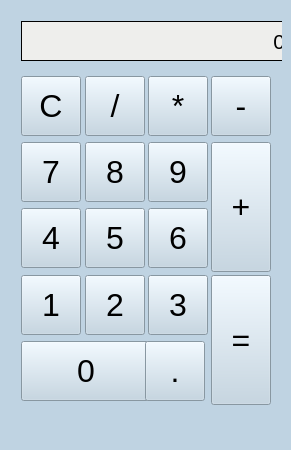
<?xml version="1.0" encoding="UTF-8"?>
<ui version="4.0">
 <class>Calculator</class>
 <widget class="QMainWindow" name="Calculator">
  <property name="geometry">
   <rect>
    <x>0</x>
    <y>0</y>
    <width>291</width>
    <height>450</height>
   </rect>
  </property>
  <property name="windowTitle">
   <string>Calculator</string>
  </property>
  <property name="styleSheet">
   <string notr="true">background-color: rgb(191, 211, 226);</string>
  </property>
  <widget class="QWidget" name="centralWidget">
   <widget class="QWidget" name="">
    <property name="geometry">
     <rect>
      <x>10</x>
      <y>10</y>
      <width>272</width>
      <height>403</height>
     </rect>
    </property>
    <layout class="QVBoxLayout" name="verticalLayout_4">
     <property name="spacing">
      <number>15</number>
     </property>
     <item>
      <widget class="QLabel" name="lDisplay">
       <property name="minimumSize">
        <size>
         <width>270</width>
         <height>40</height>
        </size>
       </property>
       <property name="maximumSize">
        <size>
         <width>270</width>
         <height>40</height>
        </size>
       </property>
       <property name="font">
        <font>
         <pointsize>16</pointsize>
        </font>
       </property>
       <property name="styleSheet">
        <string notr="true">background-color: rgb(238, 238, 236);
border-color: rgb(32, 74, 135);</string>
       </property>
       <property name="frameShape">
        <enum>QFrame::Box</enum>
       </property>
       <property name="text">
        <string>0</string>
       </property>
       <property name="alignment">
        <set>Qt::AlignRight|Qt::AlignTrailing|Qt::AlignVCenter</set>
       </property>
      </widget>
     </item>
     <item>
      <layout class="QVBoxLayout" name="verticalLayout_3">
       <item>
        <layout class="QHBoxLayout" name="horizontalLayout_5">
         <item>
          <layout class="QHBoxLayout" name="horizontalLayout">
           <item>
            <widget class="QPushButton" name="bClear">
             <property name="minimumSize">
              <size>
               <width>60</width>
               <height>60</height>
              </size>
             </property>
             <property name="maximumSize">
              <size>
               <width>60</width>
               <height>60</height>
              </size>
             </property>
             <property name="font">
              <font>
               <pointsize>24</pointsize>
              </font>
             </property>
             <property name="text">
              <string>C</string>
             </property>
            </widget>
           </item>
           <item>
            <widget class="QPushButton" name="bDivision">
             <property name="minimumSize">
              <size>
               <width>60</width>
               <height>60</height>
              </size>
             </property>
             <property name="maximumSize">
              <size>
               <width>60</width>
               <height>60</height>
              </size>
             </property>
             <property name="font">
              <font>
               <pointsize>24</pointsize>
              </font>
             </property>
             <property name="text">
              <string>/</string>
             </property>
            </widget>
           </item>
           <item>
            <widget class="QPushButton" name="bMultiplication">
             <property name="minimumSize">
              <size>
               <width>60</width>
               <height>60</height>
              </size>
             </property>
             <property name="maximumSize">
              <size>
               <width>60</width>
               <height>60</height>
              </size>
             </property>
             <property name="font">
              <font>
               <pointsize>24</pointsize>
              </font>
             </property>
             <property name="text">
              <string>*</string>
             </property>
            </widget>
           </item>
          </layout>
         </item>
         <item>
          <widget class="QPushButton" name="bMinus">
           <property name="minimumSize">
            <size>
             <width>60</width>
             <height>60</height>
            </size>
           </property>
           <property name="maximumSize">
            <size>
             <width>60</width>
             <height>60</height>
            </size>
           </property>
           <property name="font">
            <font>
             <pointsize>24</pointsize>
            </font>
           </property>
           <property name="text">
            <string>-</string>
           </property>
          </widget>
         </item>
        </layout>
       </item>
       <item>
        <layout class="QHBoxLayout" name="horizontalLayout_4">
         <item>
          <layout class="QVBoxLayout" name="verticalLayout">
           <item>
            <layout class="QHBoxLayout" name="horizontalLayout_2">
             <item>
              <widget class="QPushButton" name="bNum7">
               <property name="minimumSize">
                <size>
                 <width>60</width>
                 <height>60</height>
                </size>
               </property>
               <property name="maximumSize">
                <size>
                 <width>60</width>
                 <height>60</height>
                </size>
               </property>
               <property name="font">
                <font>
                 <pointsize>24</pointsize>
                </font>
               </property>
               <property name="text">
                <string>7</string>
               </property>
              </widget>
             </item>
             <item>
              <widget class="QPushButton" name="bNum8">
               <property name="minimumSize">
                <size>
                 <width>60</width>
                 <height>60</height>
                </size>
               </property>
               <property name="maximumSize">
                <size>
                 <width>60</width>
                 <height>60</height>
                </size>
               </property>
               <property name="font">
                <font>
                 <pointsize>24</pointsize>
                </font>
               </property>
               <property name="text">
                <string>8</string>
               </property>
              </widget>
             </item>
             <item>
              <widget class="QPushButton" name="bNum9">
               <property name="minimumSize">
                <size>
                 <width>60</width>
                 <height>60</height>
                </size>
               </property>
               <property name="maximumSize">
                <size>
                 <width>60</width>
                 <height>60</height>
                </size>
               </property>
               <property name="font">
                <font>
                 <pointsize>24</pointsize>
                </font>
               </property>
               <property name="text">
                <string>9</string>
               </property>
              </widget>
             </item>
            </layout>
           </item>
           <item>
            <layout class="QHBoxLayout" name="horizontalLayout_3">
             <item>
              <widget class="QPushButton" name="bNum4">
               <property name="minimumSize">
                <size>
                 <width>60</width>
                 <height>60</height>
                </size>
               </property>
               <property name="maximumSize">
                <size>
                 <width>60</width>
                 <height>60</height>
                </size>
               </property>
               <property name="font">
                <font>
                 <pointsize>24</pointsize>
                </font>
               </property>
               <property name="text">
                <string>4</string>
               </property>
              </widget>
             </item>
             <item>
              <widget class="QPushButton" name="bNum5">
               <property name="minimumSize">
                <size>
                 <width>60</width>
                 <height>60</height>
                </size>
               </property>
               <property name="maximumSize">
                <size>
                 <width>60</width>
                 <height>60</height>
                </size>
               </property>
               <property name="font">
                <font>
                 <pointsize>24</pointsize>
                </font>
               </property>
               <property name="text">
                <string>5</string>
               </property>
              </widget>
             </item>
             <item>
              <widget class="QPushButton" name="bNum6">
               <property name="minimumSize">
                <size>
                 <width>60</width>
                 <height>60</height>
                </size>
               </property>
               <property name="maximumSize">
                <size>
                 <width>60</width>
                 <height>60</height>
                </size>
               </property>
               <property name="font">
                <font>
                 <pointsize>24</pointsize>
                </font>
               </property>
               <property name="text">
                <string>6</string>
               </property>
              </widget>
             </item>
            </layout>
           </item>
          </layout>
         </item>
         <item>
          <widget class="QPushButton" name="bPlus">
           <property name="minimumSize">
            <size>
             <width>60</width>
             <height>130</height>
            </size>
           </property>
           <property name="maximumSize">
            <size>
             <width>60</width>
             <height>130</height>
            </size>
           </property>
           <property name="font">
            <font>
             <pointsize>24</pointsize>
            </font>
           </property>
           <property name="text">
            <string>+</string>
           </property>
          </widget>
         </item>
        </layout>
       </item>
       <item>
        <layout class="QHBoxLayout" name="horizontalLayout_8">
         <item>
          <layout class="QVBoxLayout" name="verticalLayout_2">
           <item>
            <layout class="QHBoxLayout" name="horizontalLayout_6">
             <item>
              <widget class="QPushButton" name="bNum1">
               <property name="minimumSize">
                <size>
                 <width>60</width>
                 <height>60</height>
                </size>
               </property>
               <property name="maximumSize">
                <size>
                 <width>60</width>
                 <height>60</height>
                </size>
               </property>
               <property name="font">
                <font>
                 <pointsize>24</pointsize>
                </font>
               </property>
               <property name="text">
                <string>1</string>
               </property>
              </widget>
             </item>
             <item>
              <widget class="QPushButton" name="bNum2">
               <property name="minimumSize">
                <size>
                 <width>60</width>
                 <height>60</height>
                </size>
               </property>
               <property name="maximumSize">
                <size>
                 <width>60</width>
                 <height>60</height>
                </size>
               </property>
               <property name="font">
                <font>
                 <pointsize>24</pointsize>
                </font>
               </property>
               <property name="text">
                <string>2</string>
               </property>
              </widget>
             </item>
             <item>
              <widget class="QPushButton" name="bNum3">
               <property name="minimumSize">
                <size>
                 <width>60</width>
                 <height>60</height>
                </size>
               </property>
               <property name="maximumSize">
                <size>
                 <width>60</width>
                 <height>60</height>
                </size>
               </property>
               <property name="font">
                <font>
                 <pointsize>24</pointsize>
                </font>
               </property>
               <property name="text">
                <string>3</string>
               </property>
              </widget>
             </item>
            </layout>
           </item>
           <item>
            <layout class="QHBoxLayout" name="horizontalLayout_7">
             <item>
              <widget class="QPushButton" name="bNum0">
               <property name="minimumSize">
                <size>
                 <width>130</width>
                 <height>60</height>
                </size>
               </property>
               <property name="maximumSize">
                <size>
                 <width>130</width>
                 <height>60</height>
                </size>
               </property>
               <property name="font">
                <font>
                 <pointsize>24</pointsize>
                </font>
               </property>
               <property name="text">
                <string>0</string>
               </property>
              </widget>
             </item>
             <item>
              <widget class="QPushButton" name="bDot">
               <property name="minimumSize">
                <size>
                 <width>60</width>
                 <height>60</height>
                </size>
               </property>
               <property name="maximumSize">
                <size>
                 <width>60</width>
                 <height>60</height>
                </size>
               </property>
               <property name="font">
                <font>
                 <pointsize>24</pointsize>
                </font>
               </property>
               <property name="text">
                <string>.</string>
               </property>
              </widget>
             </item>
            </layout>
           </item>
          </layout>
         </item>
         <item>
          <widget class="QPushButton" name="bEqual">
           <property name="minimumSize">
            <size>
             <width>60</width>
             <height>130</height>
            </size>
           </property>
           <property name="maximumSize">
            <size>
             <width>60</width>
             <height>130</height>
            </size>
           </property>
           <property name="font">
            <font>
             <pointsize>24</pointsize>
            </font>
           </property>
           <property name="text">
            <string>=</string>
           </property>
          </widget>
         </item>
        </layout>
       </item>
      </layout>
     </item>
    </layout>
   </widget>
  </widget>
  <widget class="QMenuBar" name="menuBar">
   <property name="geometry">
    <rect>
     <x>0</x>
     <y>0</y>
     <width>291</width>
     <height>22</height>
    </rect>
   </property>
  </widget>
 </widget>
 <layoutdefault spacing="6" margin="11"/>
 <resources/>
 <connections/>
</ui>
